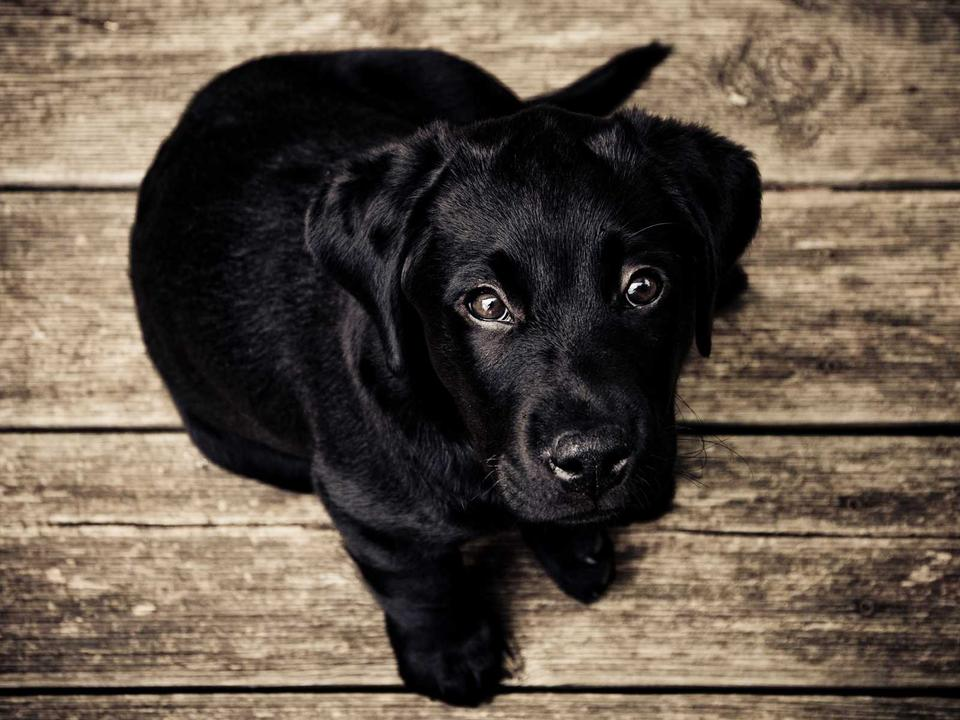
#> input picture assets/zidane.jpg, 960 x 720 px
$ python test_tracker_pc.py
#> lines starting #> are read from the running program, lines starting #| are printed output that depends on the picture
# -*- coding: utf-8 -*-
"""跟踪算法 PC 压力测试（镜像 VisionTracker.kt 的"区域缩放匹配"方案）：

  T1 物品平移 60 帧 → 不越界 + 框跟着物品走
  T2 物品缩小 0.7 倍 → 0.8 尺度档接住
  T3 物品移出画面 → NCC 跌破阈值 → 自动停用（不乱报）

运行：buildenv/Scripts/python.exe scripts/test_tracker_pc.py
"""
import sys
from pathlib import Path

import cv2
import numpy as np

ROOT = Path(__file__).resolve().parent.parent
NCC_MIN = 0.42


def to_gray(img):
    g = img.astype(np.float32)
    return (g[:, :, 2] * 3 + g[:, :, 1] * 6 + g[:, :, 0]) / 2550.0


class Tracker:                     # 镜像 VisionTracker.kt
    def __init__(self, frame, box):
        work = cv2.resize(frame, (320, 240))
        fw, fh = frame.shape[1], frame.shape[0]
        nb = [box[0] / fw, box[1] / fh, box[2] / fw, box[3] / fh]
        self.base_wn = nb[2] - nb[0]
        self.base_hn = nb[3] - nb[1]
        x1 = int(nb[0] * 320); y1 = int(nb[1] * 240)
        crop = work[y1:y1 + max(8, int(self.base_hn * 240)),
                    x1:x1 + max(8, int(self.base_wn * 320))]

        long_side = max(crop.shape[0], crop.shape[1])
        s = 48.0 / long_side if long_side > 48 else 1.0
        tmpl = cv2.resize(crop, (max(8, int(crop.shape[1] * s)),
                                 max(8, int(crop.shape[0] * s))))
        self.th, self.tw = tmpl.shape[:2]
        g = to_gray(tmpl)
        self.tm = float(g.mean())
        self.tsd = max(1e-3, float(np.sqrt(((g - self.tm) ** 2).mean())))
        self.tmpl = g.reshape(self.th, self.tw)

        self.last = [nb]
        self.active = True

    def update(self, frame):
        if not self.active:
            return None
        work = cv2.resize(frame, (320, 240))
        gray = to_gray(work)
        nb = self.last[-1]
        cx = (nb[0] + nb[2]) / 2 * 320
        cy = (nb[1] + nb[3]) / 2 * 240

        best, bp = -1.0, None
        for s in (1.0, 1.25, 0.8):
            region_w = int(self.base_wn * 320 * s) + 24
            region_h = int(self.base_hn * 240 * s) + 24
            if region_w < self.tw or region_h < self.th:
                continue
            rx0 = max(0, min(int(cx - region_w / 2), 320 - region_w))
            ry0 = max(0, min(int(cy - region_h / 2), 240 - region_h))
            region = work[ry0:ry0 + region_h, rx0:rx0 + region_w]

            # 关键：区域缩放到固定匹配尺寸（目标恢复到模板大小）
            mw, mh = self.tw + 24, self.th + 24
            scaled = cv2.resize(region, (mw, mh))
            g = to_gray(scaled)
            k = region_w / mw                       # 匹配空间 → 工作坐标

            local_best, lbp = -1.0, None
            for oy in range(0, mh - self.th + 1, 2):
                for ox in range(0, mw - self.tw + 1, 2):
                    win = g[oy:oy + self.th, ox:ox + self.tw]
                    m = float(win.mean())
                    sd = max(1e-3, float(np.sqrt(((win - m) ** 2).mean())))
                    t = self.tmpl - self.tm
                    sc = float(((win - m) * t).sum()) / (self.tw * self.th * self.tsd * sd)
                    if sc > local_best:
                        local_best, lbp = sc, (ox, oy)
            if local_best > best:
                best = local_best
                mcx = rx0 + (lbp[0] + self.tw / 2) * k
                mcy = ry0 + (lbp[1] + self.th / 2) * k
                bp = (mcx, mcy, s)

        if best < NCC_MIN:
            self.active = False
            return None
        mcx, mcy, s = bp
        half_w = self.base_wn * 320 * s / 2 / 320
        half_h = self.base_hn * 240 * s / 2 / 240
        nb = (max(0.0, mcx / 320 - half_w), max(0.0, mcy / 240 - half_h),
              min(1.0, mcx / 320 + half_w), min(1.0, mcy / 240 + half_h))
        self.last.append(nb)
        w, h = frame.shape[1], frame.shape[0]
        return (nb[0] * w, nb[1] * h, nb[2] * w, nb[3] * h, best)


fails = []


def check(name, cond, detail=""):
    print(("PASS  " if cond else "FAIL  ") + name + (f"  [{detail}]" if detail else ""))
    if not cond:
        fails.append(name)


dog = cv2.imread(str(ROOT / "assets/zidane.jpg"))
#> dog is the input picture: shape (720, 960, 3); mean B, G, R 71.4, 83.4, 95.9
if dog is None:
    print("缺少测试图 assets/zidane.jpg")
    sys.exit(1)
dh, dw = dog.shape[:2]
#> dh = 720; dw = 960
box = [126, 37, 765, 704]                     # Qwen 实测的狗框
obj_cx = (box[0] + box[2]) / 2
obj_cy = (box[1] + box[3]) / 2

print("T1 物品平移 60 帧")
canvas0 = np.full((960, 1600, 3), 200, np.uint8)
base_off = (160, 120)
canvas0[base_off[1]:base_off[1] + dh, base_off[0]:base_off[0] + dw] = dog
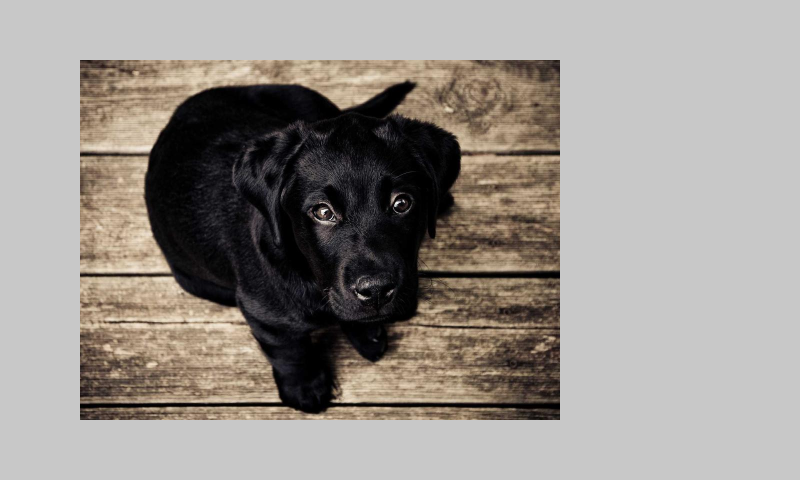
#> canvas0: shape (960, 1600, 3) (shown at 1/2 size); mean B, G, R 142.1, 147.5, 153.1
learn_box = box + np.array([base_off[0], base_off[1],
                            base_off[0], base_off[1]])
tr = Tracker(canvas0, learn_box)
#> in __init__, `crop = work[y1:y1 + max(8, int(self.base_hn * 240)), x1:x1 + max(8, in..`:
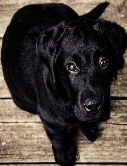
#> crop: shape (166, 127, 3); mean B, G, R 54.2, 60.8, 68.6
#> in to_gray, `return (g[:, :, 2] * 3 + g[:, :, 1] * 6 + g[:, :, 0]) / 2550.0`:
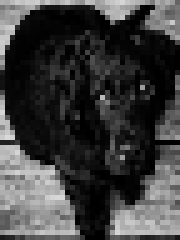
#> returned value: shape (48, 36) float32 (shown 5 times larger); min 0, max 0.853, mean 0.244
#> in __init__, `self.tm = float(g.mean())`: self.tm = 0.244
#> in __init__, `self.tsd = max(1e-3, float(np.sqrt(((g - self.tm) ** 2).mean())))`: self.tsd = 0.261
ok_track, last_err = True, 0.0
for i in range(60):
    dx, dy = i * 4, (i * 3) % 120
    frame = np.full((960, 1600, 3), 200, np.uint8)
    frame[base_off[1] + dy:base_off[1] + dy + dh,
          base_off[0] + dx:base_off[0] + dx + dw] = dog
    r = tr.update(frame)
    if r is not None:
        gcx = (r[0] + r[2]) / 2
        gcy = (r[1] + r[3]) / 2
        want = (base_off[0] + dx + obj_cx, base_off[1] + dy + obj_cy)
        last_err = max(abs(gcx - want[0]), abs(gcy - want[1]))
        if last_err > 80:
            ok_track = False
    elif i > 5:
        ok_track = False
#> this loop made 60 passes
#> (r, gcx, gcy, last_err) on passes 1 to 12: ((203.1, 46.33, 1001.9, 880.1, 0.701), 602.5, 463.2, 27.3), ((203.1, 46.72, 1001.9, 880.5, 0.705), 602.5, 463.6, 29.9), ((203.1, 46.72, 1001.9, 880.5, 0.703), 602.5, 463.6, 32.9), ((203.1, 71.12, 1001.9, 904.9, 0.701), 602.5, 488, 15), ((203.1, 70.73, 1001.9, 904.5, 0.699), 602.5, 487.6, 19), ((203.1, 66.72, 1001.9, 900.5, 0.698), 602.5, 483.6, 23), ((233.6, 62.73, 1032.4, 896.5, 0.694), 633, 479.6, 28.9), ((233.1, 83.13, 1031.9, 916.9, 0.7), 632.5, 500, 11.5), ((233.1, 54.33, 1031.9, 888.1, 0.7), 632.5, 471.2, 43.3), ((233.1, 75.12, 1031.9, 908.9, 0.708), 632.5, 492, 25.5), ((233.1, 70.73, 1031.9, 904.5, 0.705), 632.5, 487.6, 32.9), ((233.1, 91.13, 1031.9, 924.9, 0.703), 632.5, 508, 17)
#> pass 1, in update, `gray = to_gray(work)`:
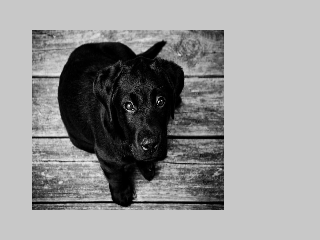
#> gray: shape (240, 320) float32; min 0, max 0.969, mean 0.583
#> pass 2, in update (call 2), `work = cv2.resize(frame, (320, 240))`:
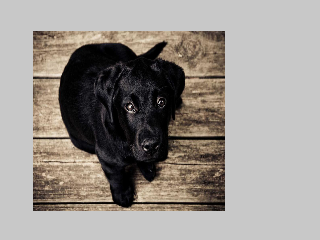
#> work: shape (240, 320, 3); mean of channels 0, 1, 2 142.2, 147.6, 153.2; drawn as B, G, R
#> after the loop:
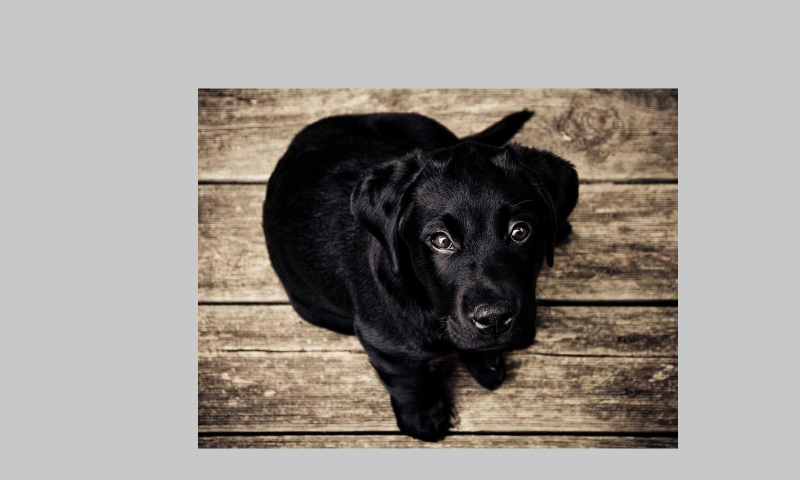
#> frame: shape (960, 1600, 3) (shown at 1/2 size); mean B, G, R 142.1, 147.5, 153.1
check("T1 平移跟踪不越界且跟住物品", ok_track, f"最大中心偏差 {last_err:.0f}px")

print("T2 物品缩小 0.7 倍")
frame2 = np.full((960, 1600, 3), 200, np.uint8)
small = cv2.resize(dog, (int(dw * 0.7), int(dh * 0.7)))
frame2[100:100 + small.shape[0], 500:500 + small.shape[1]] = small
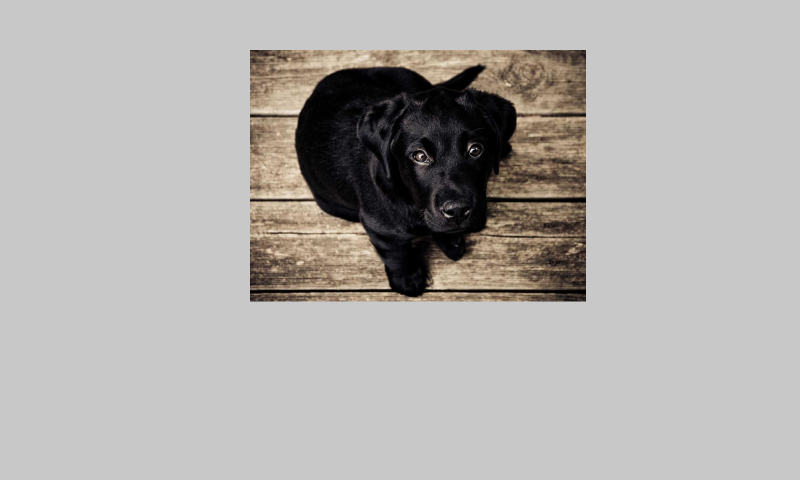
#> frame2: shape (960, 1600, 3) (shown at 1/2 size); mean B, G, R 171.7, 174.3, 177.1
r2 = tr.update(frame2)
check("T2 缩小后仍跟踪到", r2 is not None, str(r2))

print("T3 物品移出画面（应自动停用，不乱报）")
frame3 = np.full((960, 1600, 3), 200, np.uint8)
for _ in range(3):
    r3 = tr.update(frame3)
#> frame3: shape (960, 1600, 3); every value is 200
check("T3 跟丢后自动停用", tr.active is False and r3 is None)

print()
if fails:
    print(f"结果：{len(fails)} 项未通过 -> {fails}")
    sys.exit(1)
print("结果：全部通过 —— 跟踪算法无越界、跟得住、丢得干净")

$ run again, with assets/_diag_cam.jpg copied over assets/zidane.jpg
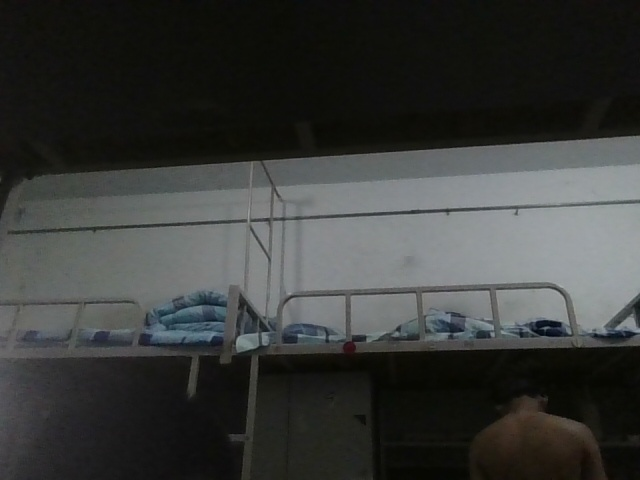
#> input picture assets/_diag_cam.jpg, 640 x 480 px
#> dog is the input picture: shape (480, 640, 3); mean B, G, R 57.2, 59, 57.2
#> self.tm = 0.497
#> self.tsd = 0.308
#> the loop `for i in range(60):` made 60 passes
#> (r, gcx, gcy, last_err) on passes 1 to 7: ((233.6, 46.33, 1032.4, 880.1, 0.933), 633, 463.2, 27.5), ((233.1, 46.72, 1031.9, 880.5, 0.936), 632.5, 463.6, 29.9), ((233.1, 46.72, 1031.9, 880.5, 0.912), 632.5, 463.6, 32.9), ((233.1, 46.72, 1031.9, 880.5, 0.914), 632.5, 463.6, 35.9), ((233.1, 71.12, 1031.9, 904.9, 0.907), 632.5, 488, 14.5), ((233.1, 70.73, 1031.9, 904.5, 0.933), 632.5, 487.6, 17.9), ((263.6, 66.72, 1062.4, 900.5, 0.964), 663, 483.6, 33.5)
#> after the loop `for i in range(60):`:
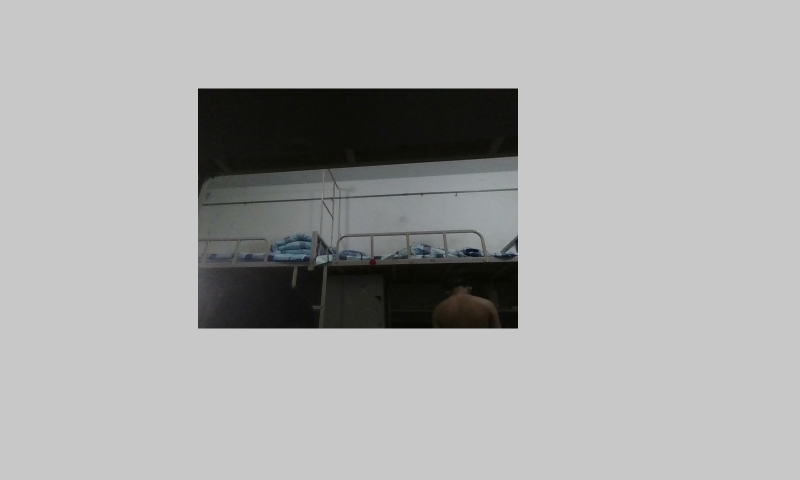
#> frame: shape (960, 1600, 3) (shown at 1/2 size); mean B, G, R 171.4, 171.8, 171.4
#> `frame2[100:100 + small.shape[0], 500:500 + small.shape[1]] = small`:
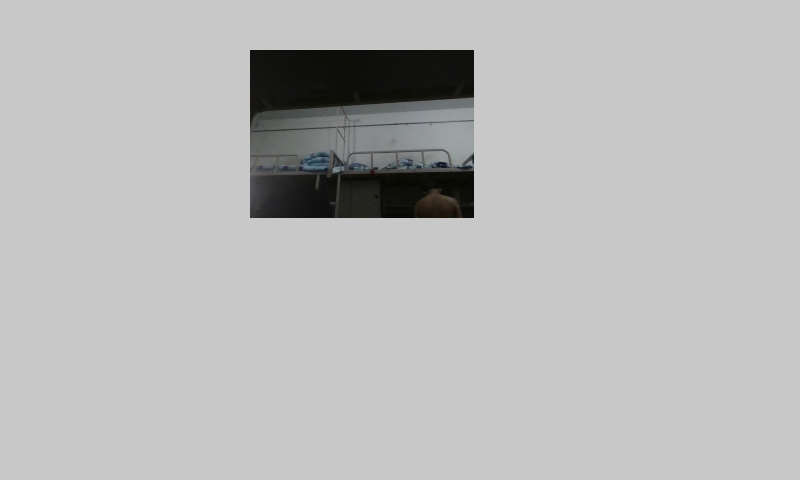
#> frame2: shape (960, 1600, 3) (shown at 1/2 size); mean B, G, R 186, 186.2, 186
